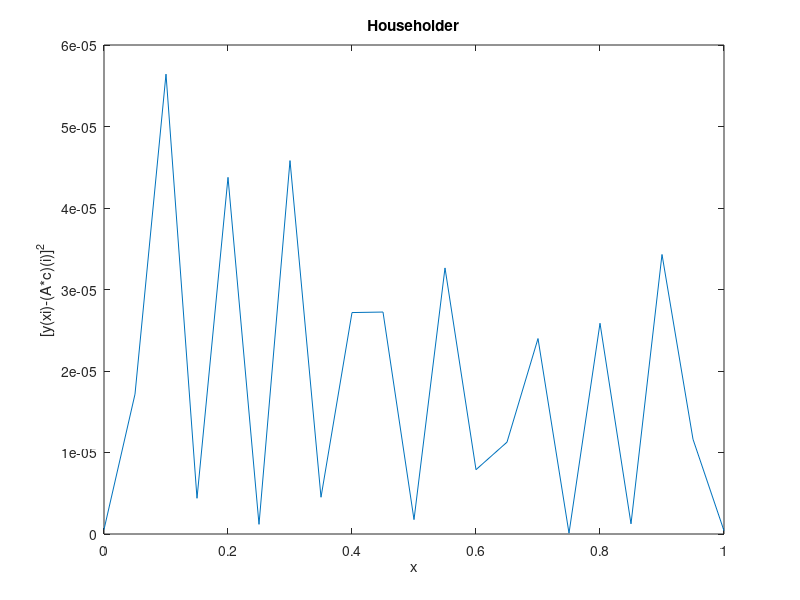
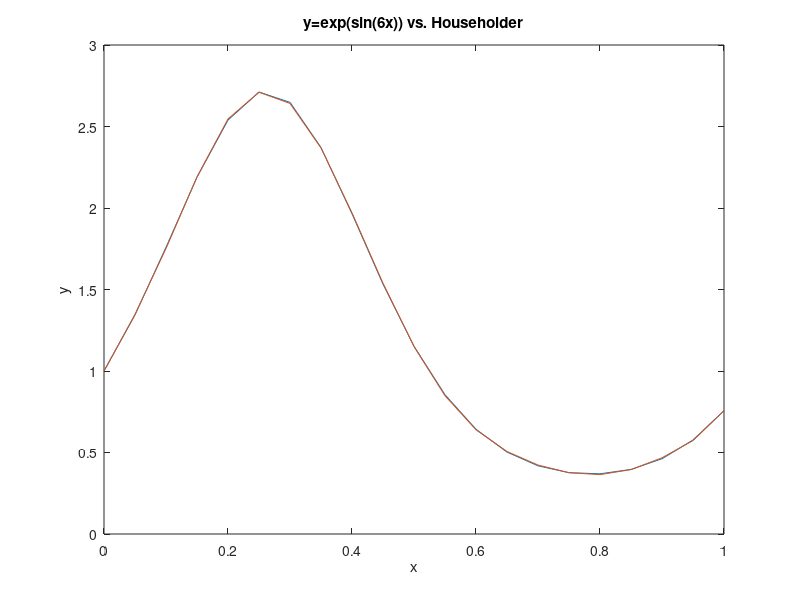

MATLAB code for these plots, in order:
n=11;
m=21;
Xspace=linspace(0,1,m);
A=vander(Xspace);
A=A(:,n:end);
Yspace=transpose(exp(sin(6.*Xspace)));

[Q,R]=qr(A);
c=R\(Q'*Yspace);

err=(Q*R-A).^2;
MSE=sum(err(:))/numel(A)

err=(Yspace-A*c).^2;
MSE=sum(err(:))/m

plot(Xspace, err)
title('Householder')
xlabel('x')
ylabel('[y(xi)-(A*c)(i)]^2')
figure()

plot(Xspace, Yspace, Xspace, A*c)
title('y=exp(sin(6x)) vs. Householder')
xlabel('x')
ylabel('y')

cond(R)